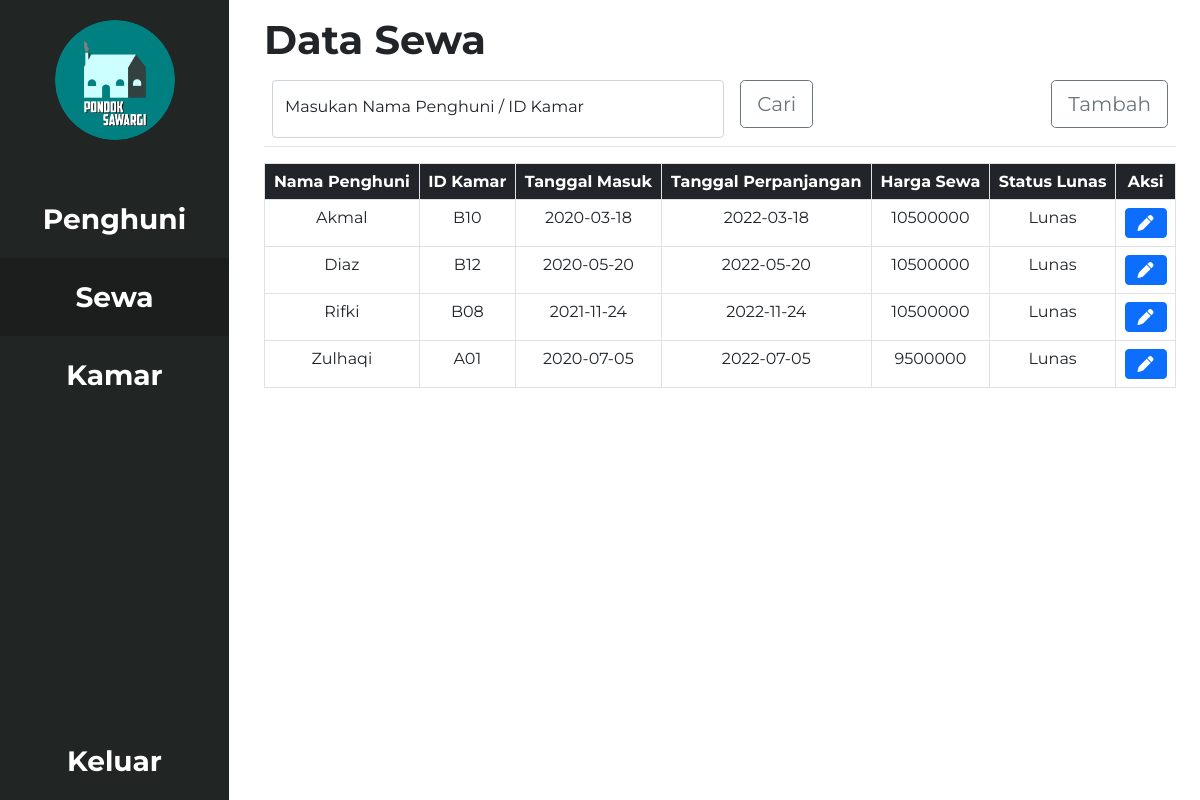
The page /view/admin/sewa.php (signed in) on the database its author committed.
### tables this page shows
CREATE TABLE `sewa` (
  `id_penghuni` varchar(10) NOT NULL,
  `id_kamar` varchar(10) NOT NULL,
  `id_penjaga` varchar(10) NOT NULL,
  `tanggal_sewa` date NOT NULL,
  `tanggal_perpanjangan` date NOT NULL,
  `status_lunas` enum('Lunas','Belum') NOT NULL
);

CREATE TABLE `penghuni` (
  `id_penghuni` varchar(10) NOT NULL,
  `nama_penghuni` varchar(50) NOT NULL,
  `no_telp` varchar(15) NOT NULL,
  `alamat_asal` varchar(150) NOT NULL,
  `tanggal_lahir` date NOT NULL,
  `jenis_kelamin` enum('Pria','Wanita') NOT NULL,
  `no_ktp` varchar(16) NOT NULL,
  `no_telp_wali` varchar(15) NOT NULL,
  `nama_wali` varchar(50) NOT NULL,
  `status_aktif` enum('Aktif','Tidak') NOT NULL
);

CREATE TABLE `kamar` (
  `id_kamar` varchar(10) NOT NULL,
  `tipe` enum('Tipe A','Tipe B') NOT NULL,
  `harga_tahunan` double NOT NULL,
  `status_ketersediaan` enum('Tersedia','Tidak') NOT NULL
);

### view/admin/sewa.php (the view, shortened to what this page needs)
<?php
	include("../../functions.php");
?>
<!DOCTYPE html>
<html>
    <head>
      <?php sidebar("Data Sewa"); ?>
    </head>
<body>
<div class="container mt-3">
  <h1>Data Sewa</h1>
  <table class="table table-borderedless" >
  <tr>
    <td>
    <form method="post">
      <div class="form-floating">
        <input type="text" name="dicari" class="form-control" placeholder="Leave a comment here" id="floatingTextarea"></input>
      <label for="floatingTextarea">Masukan Nama Penghuni / ID Kamar</label>
      </div>
    </td>
      <td>
        <button type="submit" name="TblCari" class="btn btn-outline-secondary btn-lg">Cari</button>
      </td>
      <td align="right">
        <a href="crud_sewa/tambah_sewa.php" type="button" class="btn btn-outline-secondary btn-lg">Tambah</button>
      </td>
  </tr>
  </table>
  <center>
  <?php
      $db=dbConnect();
      if($db->connect_errno==0){
        if (isset($_POST["TblCari"]))
        {
          $dicari = $db->escape_string($_POST["dicari"]);
          $sqlcari = "SELECT  p.id_penghuni,
                              k.nama_penghuni namapenghuni,
                              p.id_kamar,
                              p.id_penjaga,
                              p.tanggal_sewa,
                              p.tanggal_perpanjangan,
                              i.harga_tahunan hargasewa,
                              p.status_lunas
                      FROM sewa p
                      JOIN penghuni k
                      ON p.id_penghuni=k.id_penghuni
                      JOIN kamar i
                      on p.id_kamar=i.id_kamar
                      WHERE k.nama_penghuni LIKE '%$dicari%' OR
                            p.id_kamar LIKE '%$dicari%'
                      ORDER BY k.nama_penghuni";
          $res=$db->query($sqlcari);
          if($res){
            ?>
      <table class="table table-bordered">
        <tr class="bg-dark text-white" align="center">
          <th>Nama Penghuni</th>
          <th>ID Kamar</th>
          <th>Tanggal Masuk</th>
          <th>Tanggal Perpanjangan</th>
          <th>Harga Sewa</th>
          <th>Status Lunas</th>
          <th>Aksi</th>
        </tr>
        <?php
                    $data=$res->fetch_all(MYSQLI_ASSOC);
                    foreach($data as $datadiri){
                      ?>
          <tr>
            <td align="center"><?php echo $datadiri["namapenghuni"];?></td>
            <td align="center"><?php echo $datadiri["id_kamar"];?></td>
            <td align="center"><?php echo $datadiri["tanggal_sewa"];?></td>
            <td align="center"><?php echo $datadiri["tanggal_perpanjangan"];?></td>
            <td align="center"><?php echo $datadiri["hargasewa"];?></td>
            <td align="center"><?php echo $datadiri["status_lunas"];?></td>
            <td>
              <div align="center"><a href="crud_sewa/edit_sewa.php?id_penghuni=<?php echo $datadiri['id_penghuni']; ?>" class="btn btn-primary">
              <i class="fa fa-pen"></i></a></div></td>
            </tr>
            <?php
                }
            ?>
          </table>
      </center>
  </div>
  <?php
      $res->free();
    }
        }
        else
        {
        $sql="SELECT  p.id_penghuni,
                      k.nama_penghuni namapenghuni,
                      p.id_kamar,
                      p.id_penjaga,
                      p.tanggal_sewa,
                      p.tanggal_perpanjangan,
                      i.harga_tahunan hargasewa,
                      p.status_lunas
          FROM sewa p
          JOIN penghuni k
          ON p.id_penghuni=k.id_penghuni
          JOIN kamar i
          on p.id_kamar=i.id_kamar
          ORDER BY k.nama_penghuni";
        $res=$db->query($sql);
        if($res){
          ?>
    <table class="table table-bordered">
      <tr class="bg-dark text-white" align="center">
        <th>Nama Penghuni</th>
        <th>ID Kamar</th>
        <th>Tanggal Masuk</th>
        <th>Tanggal Perpanjangan</th>
        <th>Harga Sewa</th>
        <th>Status Lunas</th>
        <th>Aksi</th>
      </tr>
      <?php
                  $data=$res->fetch_all(MYSQLI_ASSOC);
                  foreach($data as $datadiri){
                    ?>
        <tr>
          <td align="center"><?php echo $datadiri["namapenghuni"];?></td>
          <td align="center"><?php echo $datadiri["id_kamar"];?></td>
          <td align="center"><?php echo $datadiri["tanggal_sewa"];?></td>
          <td align="center"><?php echo $datadiri["tanggal_perpanjangan"];?></td>
          <td align="center"><?php echo $datadiri["hargasewa"];?></td>
          <td align="center"><?php echo $datadiri["status_lunas"];?></td>
          <td>
            <div align="center"><a href="crud_sewa/edit_sewa.php?id_penghuni=<?php echo $datadiri['id_penghuni']; ?>" class="btn btn-primary"><i class="fa fa-pen"></i></a></div></td>
          </tr>
          <?php
              }
          ?>
        </table>
    </center>
</div>
<?php
	}else
		echo "Gagal Eksekusi SQL".(DEVELOPMENT?" : ".$db->error:"")."<br>";
}
      }
else
	echo "Gagal koneksi".(DEVELOPMENT?" : ".$db->connect_error:"")."<br>";
?>
</body>
</html>

### functions.php (shortened to what this page needs)
	<?php
function sidebar($title){
?>
<head>
	<link href="https://cdn.jsdelivr.net/npm/bootstrap@5.1.3/dist/css/bootstrap.min.css" rel="stylesheet">
	<link rel="stylesheet" type="text/css" href="../../	style.css">
</head>
	<nav>
		<div class="top">
			<img src="image/logo.png">
		</div>
		<div class="bot">
			<div class="nav-links">
				<div class="nav-links-wrapper" style="<?php echo ($title == "Data Penghuni"?"background: #1c1e1d;":"") ?>">
					<a href="penghuni.php"><span>Penghuni</span></a>
				</div>
				<div class="nav-links-wrapper" style="<?php echo ($title == "Data Sewa"?"background: #1c1e1d;":"") ?>">
					<a href="sewa.php"><span>Sewa</span></a>
				</div>
				<div class="nav-links-wrapper" style="<?php echo ($title == "Data Kamar"?"background: #1c1e1d;":"") ?>">
					<a href="kamar.php"><span>Kamar</span></a>
				</div>
				<div class="nav-links-wrapper keluar">
					<a href="../logout.php"><span>Keluar</span></a>
				</div>
			</div>
		</div>
	</nav>
	<div class="kanan">
		<div class="container mt-3">
<?php
}
?>

### style.css (style rules this page uses)
* { margin: 0px; padding: 0px; }
body { font-weight: bold; font-family: Montserrat; max-width: 1920px; margin: auto; background: white; }
nav { display: fixed; flex-direction: column; position: fixed; width: 229px; background: #212523; top: 0; bottom: 0; }
nav .top { display: flex; flex-direction: column; align-items: center; margin-top: 10px; margin-bottom: 30px; }
nav .top img { width: 120px; border-radius: 50%; margin: 10px; }
nav .bot .nav-links a { display: block; padding: 18px; text-decoration: none; font-size: 28px; color: white; text-align: center; }
.kanan { margin-left: 240px; }
.keluar { position: fixed; width: 229px; bottom: 0; }

### functions.php (style rules this page uses)
h1 { font-weight: bold; }

### rows shown on the page
sewa: id_penghuni.nama_penghuni "Akmal", id_kamar "B10", tanggal_sewa "2020-03-18", tanggal_perpanjangan "2022-03-18", id_kamar.harga_tahunan "10500000", status_lunas "Lunas"
sewa: id_penghuni.nama_penghuni "Diaz", id_kamar "B12", tanggal_sewa "2020-05-20", tanggal_perpanjangan "2022-05-20", id_kamar.harga_tahunan "10500000", status_lunas "Lunas"
sewa: id_penghuni.nama_penghuni "Rifki", id_kamar "B08", tanggal_sewa "2021-11-24", tanggal_perpanjangan "2022-11-24", id_kamar.harga_tahunan "10500000", status_lunas "Lunas"
sewa: id_penghuni.nama_penghuni "Zulhaqi", id_kamar "A01", tanggal_sewa "2020-07-05", tanggal_perpanjangan "2022-07-05", id_kamar.harga_tahunan "9500000", status_lunas "Lunas"
